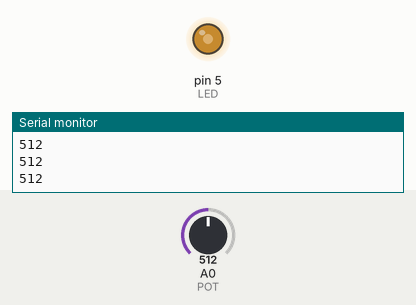
The sketch below on a simulated Arduino Uno, built with avr-gcc and run on an emulated ATmega328P. Shown: output pins drawn as LEDs (lit = HIGH), the last lines printed to the serial monitor. Inputs (shaded band) come from the test bench; at power-on: A0 (POT) = 512.

Above: at 1.2 s.
1.3 s: A0 (POT) set to 716
At 2.5 s:
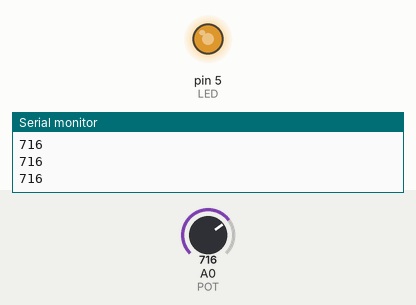
2.8 s: A0 (POT) set to 900
At 4.0 s:
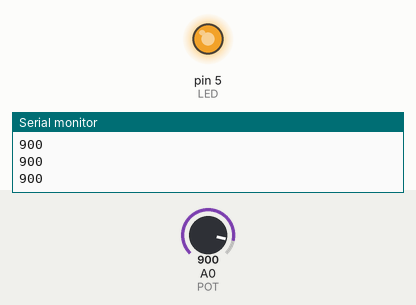
4.3 s: A0 (POT) set to 122
At 5.1 s:
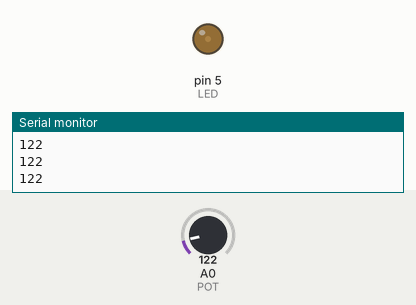
5.8 s: A0 (POT) set to 0
At 6.2 s:
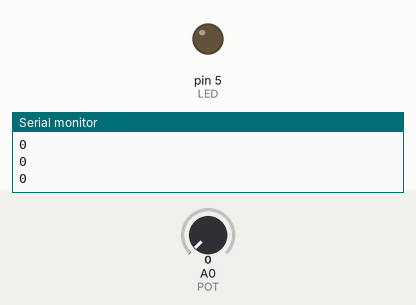
Timing chart, 0 to 8.3 s (numbered marks = the images above; inputs shaded):
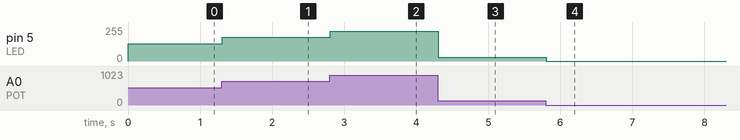

Measured:
- after the input at 1.3 s, pin 5 (LED): 128/255 → 179/255 at once
- after the input at 2.8 s, pin 5 (LED): 179/255 → 225/255 at once
- after the input at 4.3 s, pin 5 (LED): 225/255 → 30/255 at once
- after the input at 5.8 s, pin 5 (LED): 30/255 → 0/255 at once

The sketch:

Potenciometro_com_led.ino
```cpp
const int POT = A0;
const int LED = 5;
void setup() {
  // put your setup code here, to run once:
  Serial.begin(9600);

  pinMode(POT, INPUT);
  pinMode(LED, OUTPUT);
}

void loop() {
  // put your main code here, to run repeatedly:
  int valor = analogRead(POT);
  Serial.println(valor);
  analogWrite(LED, valor/4);
}
```
